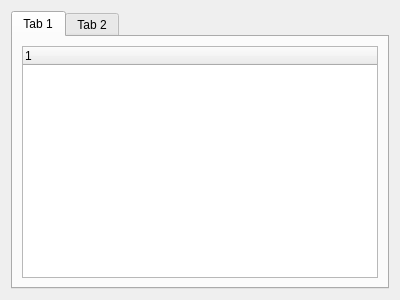
<?xml version="1.0" encoding="UTF-8"?>
<ui version="4.0">
 <class>Bar</class>
 <widget class="QWidget" name="Bar">
  <property name="geometry">
   <rect>
    <x>0</x>
    <y>0</y>
    <width>400</width>
    <height>300</height>
   </rect>
  </property>
  <property name="windowTitle">
   <string>Form</string>
  </property>
  <layout class="QHBoxLayout" name="horizontalLayout_2">
   <item>
    <widget class="QTabWidget" name="tabWidget">
     <widget class="QWidget" name="tab">
      <attribute name="title">
       <string>Tab 1</string>
      </attribute>
      <layout class="QHBoxLayout" name="horizontalLayout">
       <item>
        <widget class="QTreeWidget" name="treeWidget">
         <column>
          <property name="text">
           <string notr="true">1</string>
          </property>
         </column>
        </widget>
       </item>
      </layout>
     </widget>
     <widget class="QWidget" name="tab_2">
      <attribute name="title">
       <string>Tab 2</string>
      </attribute>
     </widget>
    </widget>
   </item>
  </layout>
 </widget>
 <resources/>
 <connections/>
</ui>
